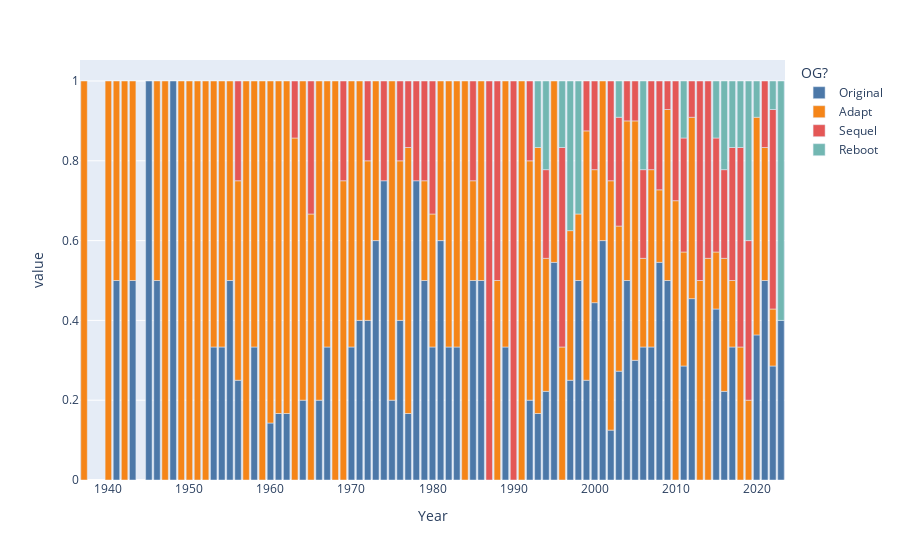

Notebook code for this chart:
### Code cell
hovertemplate = '%{value:.2%}'
fig = px.bar(simplified_freq_by_year, color_discrete_sequence=px.colors.qualitative.T10)
fig.update_traces(hovertemplate=hovertemplate)
fig.show()

### Figure 1 — Plotly figure (JSON) as saved in the notebook; plotly's stock layout.template omitted (floating-point values rounded to 4 significant figures)
{"data": [{"alignmentgroup": "True", "hovertemplate": "%{value:.2%}", "legendgroup": "Original", "marker": {"color": "#4C78A8", "pattern": {"shape": ""}}, "name": "Original", "offsetgroup": "Original", "orientation": "v", "showlegend": true, "textposition": "auto", "type": "bar", "x": [1937, 1940, 1941, 1942, 1943, 1945, 1946, 1947, 1948, 1949, 1950, 1951, 1952, 1953, 1954, 1955, 1956, 1957, 1958, 1959, 1960, 1961, 1962, 1963, 1964, 1965, 1966, 1967, 1968, 1969, 1970, 1971, 1972, 1973, 1974, 1975, 1976, 1977, 1978, 1979, 1980, 1981, 1982, 1983, 1984, 1985, 1986, 1987, 1988, 1989, 1990, 1991, 1992, 1993, 1994, 1995, 1996, 1997, 1998, 1999, 2000, 2001, 2002, 2003, 2004, 2005, 2006, 2007, 2008, 2009, 2010, 2011, 2012, 2013, 2014, 2015, 2016, 2017, 2018, 2019, 2020, 2021, 2022, 2023], "xaxis": "x", "y": [null, null, 0.5, null, 0.5, 1, 0.5, null, 1, null, null, null, null, 0.3333, 0.3333, 0.5, 0.25, null, 0.3333, null, 0.1429, 0.1667, 0.1667, null, 0.2, null, 0.2, 0.3333, null, null, 0.3333, 0.4, 0.4, 0.6, 0.75, 0.2, 0.4, 0.1667, 0.75, 0.5, 0.3333, 0.6, 0.3333, 0.3333, null, 0.5, 0.5, null, null, 0.3333, null, null, 0.2, 0.1667, 0.2222, 0.5455, null, 0.25, 0.5, 0.25, 0.4444, 0.6, 0.125, 0.2727, 0.5, 0.3, 0.3333, 0.3333, 0.5455, 0.5, null, 0.2857, 0.4545, null, null, 0.4286, 0.2222, 0.3333, null, null, 0.3636, 0.5, 0.2857, 0.4], "yaxis": "y"}, {"alignmentgroup": "True", "hovertemplate": "%{value:.2%}", "legendgroup": "Adapt", "marker": {"color": "#F58518", "pattern": {"shape": ""}}, "name": "Adapt", "offsetgroup": "Adapt", "orientation": "v", "showlegend": true, "textposition": "auto", "type": "bar", "x": [1937, 1940, 1941, 1942, 1943, 1945, 1946, 1947, 1948, 1949, 1950, 1951, 1952, 1953, 1954, 1955, 1956, 1957, 1958, 1959, 1960, 1961, 1962, 1963, 1964, 1965, 1966, 1967, 1968, 1969, 1970, 1971, 1972, 1973, 1974, 1975, 1976, 1977, 1978, 1979, 1980, 1981, 1982, 1983, 1984, 1985, 1986, 1987, 1988, 1989, 1990, 1991, 1992, 1993, 1994, 1995, 1996, 1997, 1998, 1999, 2000, 2001, 2002, 2003, 2004, 2005, 2006, 2007, 2008, 2009, 2010, 2011, 2012, 2013, 2014, 2015, 2016, 2017, 2018, 2019, 2020, 2021, 2022, 2023], "xaxis": "x", "y": [1, 1, 0.5, 1, 0.5, null, 0.5, 1, null, 1, 1, 1, 1, 0.6667, 0.6667, 0.5, 0.5, 1, 0.6667, 1, 0.8571, 0.8333, 0.8333, 0.8571, 0.8, 0.6667, 0.8, 0.6667, 1, 0.75, 0.6667, 0.6, 0.4, 0.4, null, 0.8, 0.4, 0.6667, null, 0.25, 0.3333, 0.4, 0.6667, 0.6667, 1, 0.25, 0.5, null, 0.5, 0.6667, null, 1, 0.6, 0.6667, 0.3333, 0.4545, 0.3333, 0.375, 0.1667, 0.625, 0.3333, 0.4, 0.625, 0.3636, 0.4, 0.6, 0.2222, 0.4444, 0.1818, 0.4286, 0.7, 0.2857, 0.4545, 0.5, 0.5556, 0.1429, 0.3333, 0.1667, 0.3333, 0.2, 0.5455, 0.3333, 0.1429, null], "yaxis": "y"}, {"alignmentgroup": "True", "hovertemplate": "%{value:.2%}", "legendgroup": "Sequel", "marker": {"color": "#E45756", "pattern": {"shape": ""}}, "name": "Sequel", "offsetgroup": "Sequel", "orientation": "v", "showlegend": true, "textposition": "auto", "type": "bar", "x": [1937, 1940, 1941, 1942, 1943, 1945, 1946, 1947, 1948, 1949, 1950, 1951, 1952, 1953, 1954, 1955, 1956, 1957, 1958, 1959, 1960, 1961, 1962, 1963, 1964, 1965, 1966, 1967, 1968, 1969, 1970, 1971, 1972, 1973, 1974, 1975, 1976, 1977, 1978, 1979, 1980, 1981, 1982, 1983, 1984, 1985, 1986, 1987, 1988, 1989, 1990, 1991, 1992, 1993, 1994, 1995, 1996, 1997, 1998, 1999, 2000, 2001, 2002, 2003, 2004, 2005, 2006, 2007, 2008, 2009, 2010, 2011, 2012, 2013, 2014, 2015, 2016, 2017, 2018, 2019, 2020, 2021, 2022, 2023], "xaxis": "x", "y": [null, null, null, null, null, null, null, null, null, null, null, null, null, null, null, null, 0.25, null, null, null, null, null, null, 0.1429, null, 0.3333, null, null, null, 0.25, null, null, 0.2, null, 0.25, null, 0.2, 0.1667, 0.25, 0.25, 0.3333, null, null, null, null, 0.25, null, 1, 0.5, null, 1, null, 0.2, null, 0.2222, null, 0.5, null, null, 0.125, 0.2222, null, 0.25, 0.2727, 0.1, 0.1, 0.2222, 0.2222, 0.2727, 0.07143, 0.3, 0.2857, 0.09091, 0.5, 0.4444, 0.2857, 0.2222, 0.3333, 0.5, 0.4, null, 0.1667, 0.5, null], "yaxis": "y"}, {"alignmentgroup": "True", "hovertemplate": "%{value:.2%}", "legendgroup": "Reboot", "marker": {"color": "#72B7B2", "pattern": {"shape": ""}}, "name": "Reboot", "offsetgroup": "Reboot", "orientation": "v", "showlegend": true, "textposition": "auto", "type": "bar", "x": [1937, 1940, 1941, 1942, 1943, 1945, 1946, 1947, 1948, 1949, 1950, 1951, 1952, 1953, 1954, 1955, 1956, 1957, 1958, 1959, 1960, 1961, 1962, 1963, 1964, 1965, 1966, 1967, 1968, 1969, 1970, 1971, 1972, 1973, 1974, 1975, 1976, 1977, 1978, 1979, 1980, 1981, 1982, 1983, 1984, 1985, 1986, 1987, 1988, 1989, 1990, 1991, 1992, 1993, 1994, 1995, 1996, 1997, 1998, 1999, 2000, 2001, 2002, 2003, 2004, 2005, 2006, 2007, 2008, 2009, 2010, 2011, 2012, 2013, 2014, 2015, 2016, 2017, 2018, 2019, 2020, 2021, 2022, 2023], "xaxis": "x", "y": [null, null, null, null, null, null, null, null, null, null, null, null, null, null, null, null, null, null, null, null, null, null, null, null, null, null, null, null, null, null, null, null, null, null, null, null, null, null, null, null, null, null, null, null, null, null, null, null, null, null, null, null, null, 0.1667, 0.2222, null, 0.1667, 0.375, 0.3333, null, null, null, null, 0.09091, null, null, 0.2222, null, null, null, null, 0.1429, null, null, null, 0.1429, 0.2222, 0.1667, 0.1667, 0.4, 0.09091, null, 0.07143, 0.6], "yaxis": "y"}], "layout": {"barmode": "relative", "legend": {"title": {"text": "OG?"}, "tracegroupgap": 0}, "margin": {"t": 60}, "xaxis": {"anchor": "y", "domain": [0, 1], "title": {"text": "Year"}}, "yaxis": {"anchor": "x", "domain": [0, 1], "title": {"text": "value"}}}}
